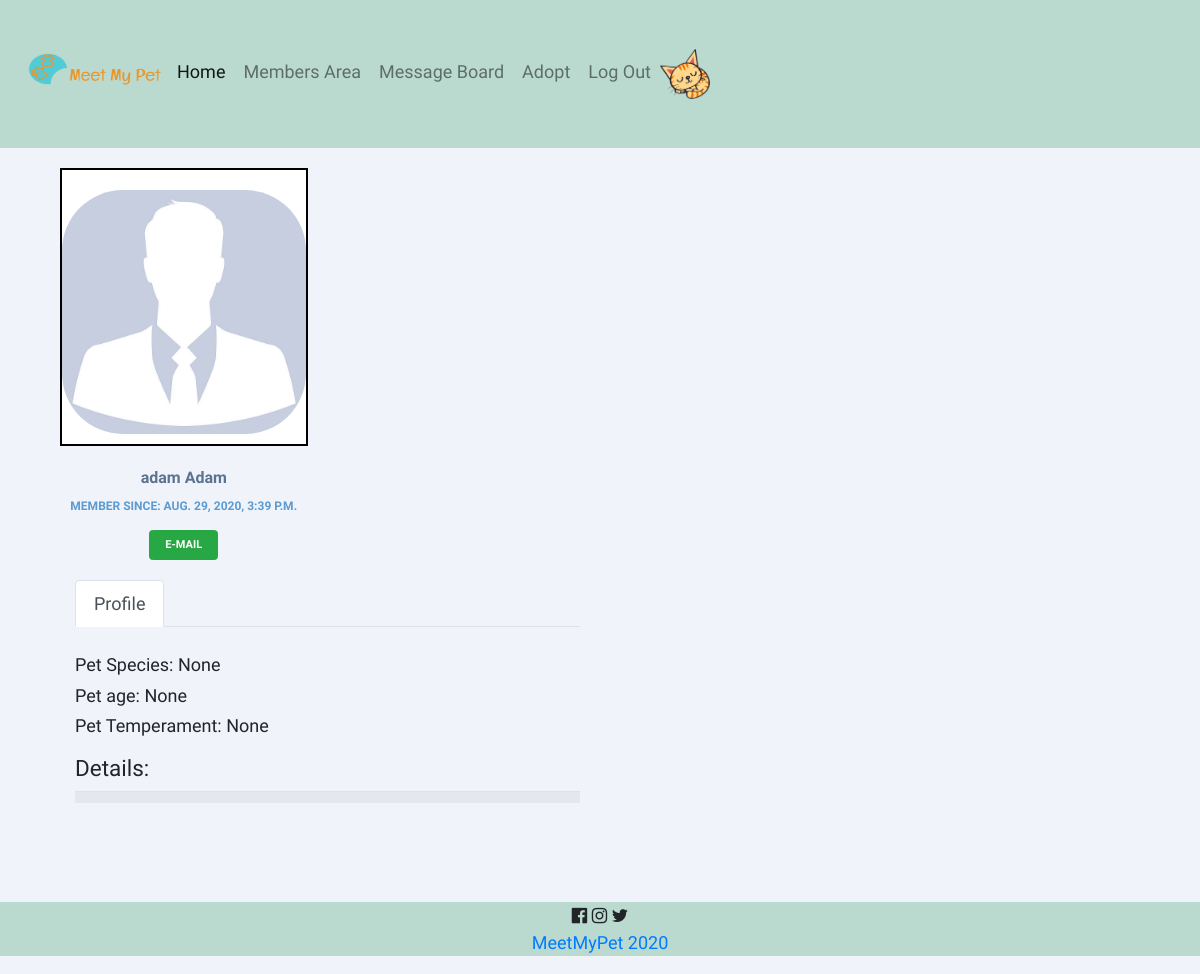
/woof/profile/4 (signed in), run on the app's committed database.
### login/models.py (models this page shows, shortened)
class User(models.Model):
    first_name = models.CharField(max_length=255)
    last_name = models.CharField(max_length=255)
    email = models.EmailField(unique=True)
    profile_pic = models.CharField(max_length=255, null=True)
    bio = models.CharField(max_length=255, null=True)
    pet = models.CharField(max_length=255, null=True)
    pet_age = models.CharField(max_length=255, null=True)
    pet_temperament = models.CharField(max_length=255, null=True)
    password = models.CharField(max_length=255)
    confirm = models.CharField(max_length=255)
    created_at = models.DateTimeField(auto_now_add=True)
    updated_at = models.DateTimeField(auto_now=True)
    objects = UserManager()

### dashboard/views.py (the view)
# urls.py: path('profile/<int:id>', views.profile, name='profile'),
def profile(request, id):
    if 'user_id' not in request.session:
        return redirect ('/')
    else:
        context = {
            'curr_user': User.objects.get(id=request.session['user_id']),
            'user': User.objects.get(id=id),
            "others" : User.objects.exclude(id=request.session['user_id']),
        }
        return render(request, "profile.html", context)

### dashboard/templates/profile.html (shortened to what this page needs)
{% extends 'base.html' %}
{% block content %}
{% load static %}
<link rel="stylesheet" href="{% static 'css/profile.css' %}">
<div class="container mb-5">
    <div class="row profile">
		<div class="col-md-3">
			<div class="profile-sidebar">
                {%if user.profile_pic   %}
				<div class="profile-userpic ml-2 mr-2">
                    <img src="{{user.profile_pic}}" class="img-responsive" alt="me">
                    {% else %}
                    <img src="/static/images/default.jpg" class="img-responsive" alt="me">
                    {% endif  %}
				</div>
				<div class="profile-usertitle">
					<div class="profile-usertitle-name">
                      {{user.first_name}} {{user.last_name}}
					</div>
					<div class="profile-usertitle-since">
						Member since: {{user.created_at}}
					</div>
				</div>
				<div class="profile-userbuttons">
                    <a href="mailto:{{user.email}}" class="btn btn-success btn-sm">E-mail</a>
				</div>
			</div>
		</div>
		<div class="col-md-9">
            <div class="col-lg-8 order-lg-2">
                <ul class="nav nav-tabs">
                    <li class="nav-item">
                        <a href="" data-target="#profile" data-toggle="tab" class="nav-link active">Profile</a>
                    </li>
                </ul>
                <div class="tab-content py-4">
                    <div class="tab-pane active" id="profile">
                        <div class="row">
                            <div class="col-md-6">
                                <h6>Pet Species: {{user.pet}} </h6>
                                <h6>Pet age: {{user.pet_age}} </h6>
                                <h6>Pet Temperament: {{user.pet_temperament}} </h6>
                            </div>
                            <div class="col-md-12">
                                <h5 class="mt-2"> Details:
                                </h5>
                                <table class="table table-sm table-hover table-striped">
                                    <tbody>
                                        <tr>
                                            <td>
                                            </td>
                                        </tr>
                                    </tbody>
                                </table>
                            </div>
                        </div>
                    </div>
                </div>
            </div>
		</div>
	</div>
  {% endblock %}

### static/css/main.css (style rules this page uses)
* { font-family: 'Shadows Into Light', cursive; font-size: large; }
ul { padding: 0px; list-style-type: none; }
img { max-width: 100%; max-height: 100%; border-radius: 25%; display: inline-block; }

### static/css/profile.css (style rules this page uses)
body { background: #F1F3FA; }
.profile { margin: 20px 0; }
.profile-sidebar { padding: 20px 0 10px 0; background: #fff; border: 2px solid black; }
.profile-usertitle { text-align: center; margin-top: 20px; }
.profile-usertitle-name { color: #5a7391; font-size: 16px; font-weight: 600; margin-bottom: 7px; }
.profile-usertitle-since { text-transform: uppercase; color: #5b9bd1; font-size: 12px; font-weight: 600; margin-bottom: 15px; }
.profile-userbuttons { text-align: center; margin-top: 10px; }
.profile-userbuttons .btn { text-transform: uppercase; font-size: 11px; font-weight: 600; padding: 6px 15px; margin-right: 5px; }
.profile-userbuttons .btn:last-child { margin-right: 0px; }

### data on the page
User: first_name "adam", last_name "Adam", created_at "AUG. 29, 2020, 3:39 P.M.", pet "None", pet_age "None", pet_temperament "None"
